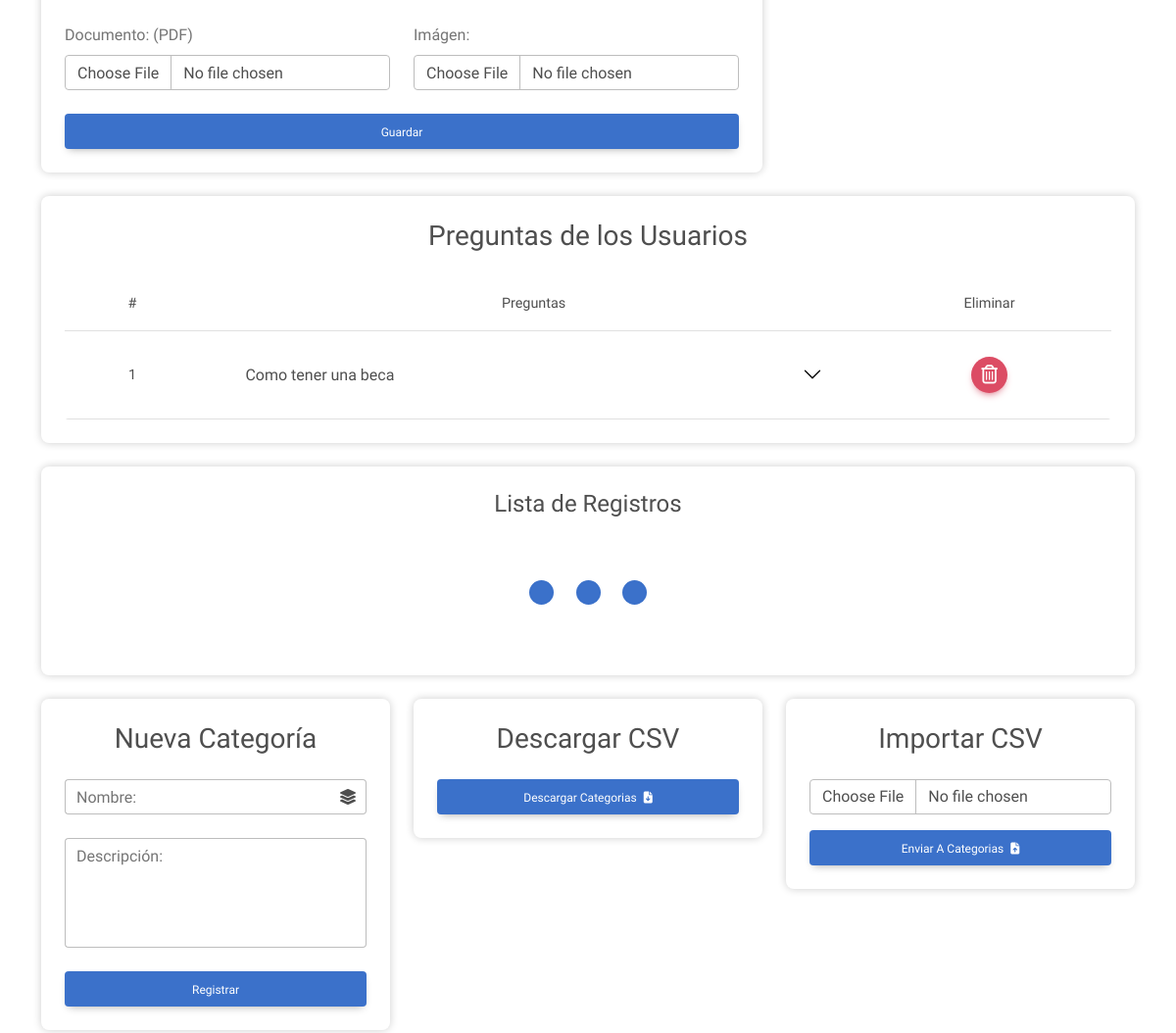
The app's page /administracion/base_de_datos/ (signed in, middle part), older data.
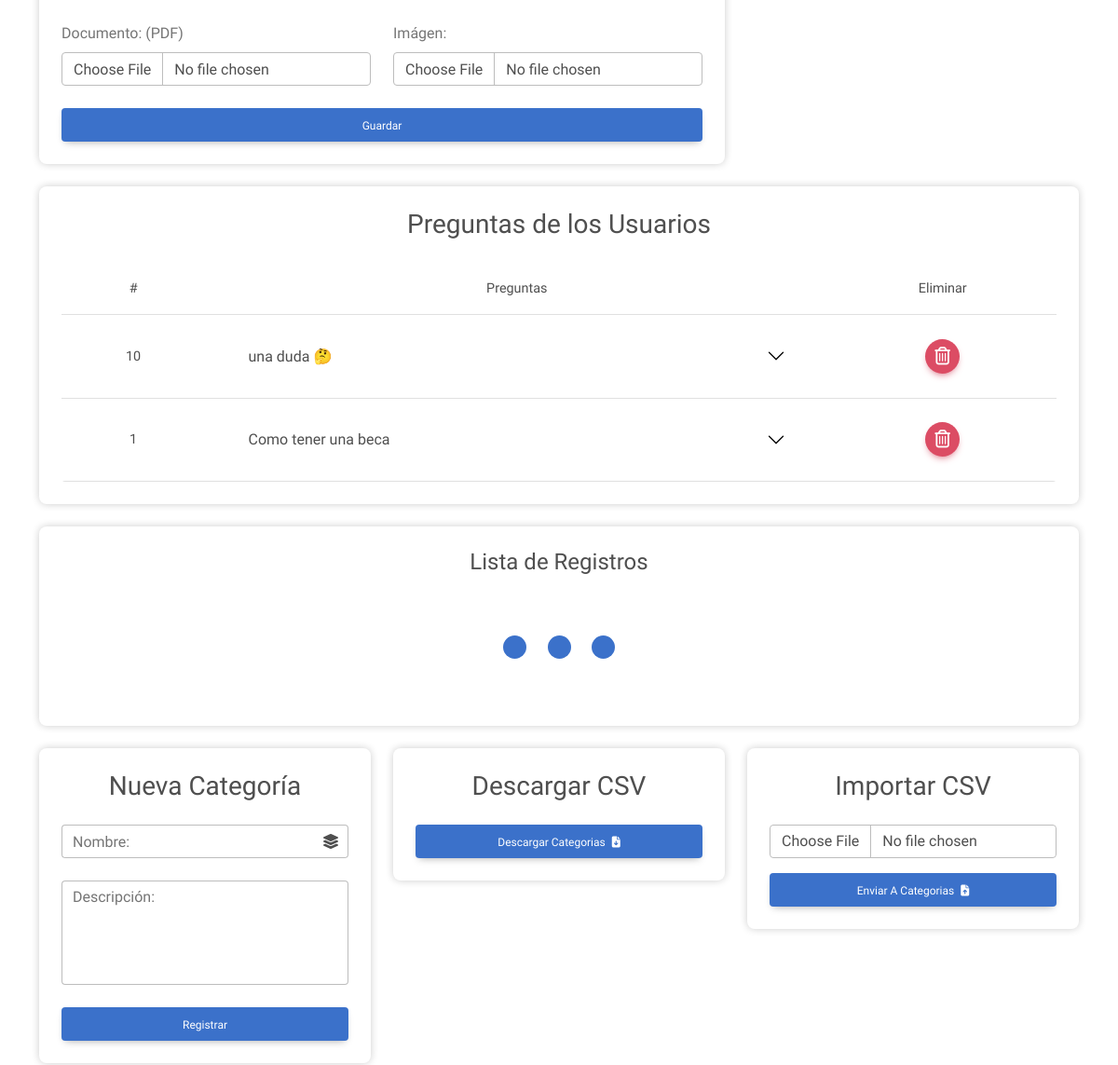
The same page, newer data.
### cross_asistent/models.py (models this page shows)
class Preguntas(models.Model):
    pregunta = models.CharField(max_length=150)
    descripcion = models.TextField(blank=True)
    fecha = models.DateTimeField(auto_now_add=True)

### cross_asistent/views.py (the view)
# urls.py: path('administracion/base_de_datos/', views.database_page, name='database_page'),
@login_required
@never_cache
def database_page(request):
    context = { 'active_page':'database','pages':functions.pages, 'preguntas_sending':questions_all, 'categorias':categoriasFilter, 'categoriasall':categoriasall }
    return render(request, 'admin/database.html', context)

### cross_asistent/templates/admin/database.html (shortened to what the changed rows need)
{% extends 'base/widget.html' %}
{% load static %}
{% block extra_head %}
<link rel="stylesheet" href="https://cdn.datatables.net/1.13.1/css/dataTables.bootstrap5.min.css" />
{% endblock %}
{% block content %}
<main class="container container-fluid py-5 {% if not user.is_authenticated %}main_container{% endif %}">
    <div class="row">
        <section class="mb-4" id="preguntasEnviadas">
            <div class="card">
                <div class="card-body">
                    {% if preguntas_sending %}
                    <div class="table-responsive rounded" id="table-container">
                        <table class="table table_odd align-middle m-0">
                            <thead>
                                <tr class="text-center">
                                    <th class="d-none d-md-table-cell">#</th>
                                    <th>Preguntas</th>
                                    <th>Eliminar</th>
                                </tr>
                            </thead>
                            <tbody>
                                {% for question in preguntas_sending %}
                                <tr class="results_item table_odd_items">
                                    <td class="text-center d-none d-md-table-cell">{{question.id}}</td>
                                    <td>
                                        <div class="accordion accordion-borderless" id="questionList">
                                            <div class="accordion-item">
                                                <h2 class="accordion-header" id="heading_{{question.id}}">
                                                    <div data-mdb-collapse-init class="accordion-button collapsed" type="button" data-mdb-toggle="collapse"
                                                        data-mdb-target="#collapse_{{question.id}}" aria-expanded="false"
                                                        aria-controls="collapse_{{question.id}}">
                                                        {{question.pregunta}}
                                                    </div>
                                                </h2>
                                            </div>
                                        </div>
                                    </td>
                                    <td>
                                        <div class="d-flex justify-content-center align-items-center">
                                            <form method="post" action="{% url 'question_deleted' %}" data-submit-form>
                                                <button title="Editar Usuario" type="submit" class="btn btn-floating btn-danger">
                                                    <i class="fa-regular fa-trash-can fs-12"></i>
                                                </button>
                                            </form>
                                        </div>
                                    </td>
                                </tr>
                                {% endfor %}
                            </tbody>
                        </table>
                    </div>
                    {% else %}
                    <div class="text-center">
                        <p class="lead m-0">No hay preguntas por el momento.</p>
                    </div>
                    {% endif %}
                </div>
        </section>
    </div>
</main>
{% endblock %}

Row changes from the older to the newer data that the page shows:
added Preguntas: id "10", pregunta "una duda 🤔"
